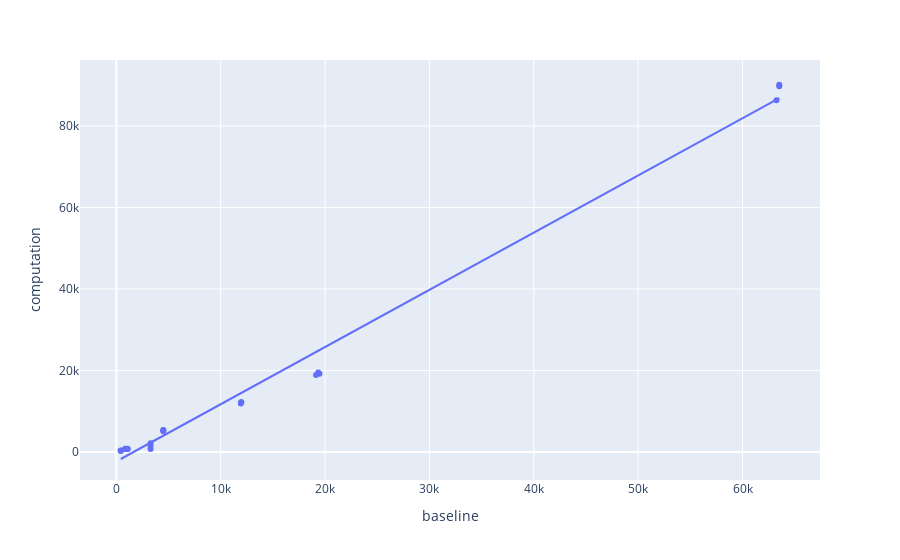

Notebook source saved alongside this figure:
### Code cell
plot_diagnostic(BE2_models['BE2_model'], X, y_true, 'CL', hover_data=['ISO'])

### Figure 1 — Plotly figure (JSON) as saved in the notebook; plotly's stock layout.template omitted (floating-point values rounded to 4 significant figures)
{"data": [{"customdata": [["BEL"], ["BEL"], ["BEL"], ["BRA"], ["BRA"], ["BRA"], ["CHE"], ["CHE"], ["CHE"], ["DEU"], ["DEU"], ["DEU"], ["FRA"], ["FRA"], ["FRA"], ["HUN"], ["HUN"], ["HUN"], ["NLD"], ["NLD"], ["NLD"], ["SEN"], ["SEN"], ["SEN"]], "hovertemplate": "baseline=%{x}<br>computation=%{y}<br>ISO=%{customdata[0]}<extra></extra>", "legendgroup": "", "marker": {"color": "#636efa", "symbol": "circle"}, "mode": "markers", "name": "", "orientation": "v", "showlegend": false, "type": "scatter", "x": [872.4, 859, 874, 63253, 63520.0, 63518, 423.7, 423.1, 423.4, 11962, 11971, 11930, 19350.0, 19460.0, 19130.0, 4499, 4499, 4497, 1066, 1075, 1059, 3278, 3278, 3278], "xaxis": "x", "y": [814.2, 803.4, 771.4, 86330.0, 89740.0, 90120.0, 344.2, 349.0, 350.5, 12200.0, 12200.0, 11920.0, 19490.0, 19240.0, 18880.0, 5404.0, 5341.0, 5102.0, 730.3, 744.4, 789.1, 1492.0, 750.7, 2168.0], "yaxis": "y"}, {"hovertemplate": "<b>OLS trendline</b><br>computation = 1.40306 * baseline + -2299.28<br>R<sup>2</sup>=0.991142<br><br>baseline=%{x}<br>computation=%{y} <b>(trend)</b><extra></extra>", "legendgroup": "", "marker": {"color": "#636efa", "symbol": "circle"}, "mode": "lines", "name": "", "showlegend": false, "type": "scatter", "x": [423.1, 423.4, 423.7, 859, 872.4, 874, 1059, 1066, 1075, 3278, 3278, 3278, 4497, 4499, 4499, 11930, 11962, 11971, 19130.0, 19350.0, 19460.0, 63253, 63520.0, 63518], "xaxis": "x", "y": [-1706.0, -1705.0, -1705.0, -1094.0, -1075.0, -1073.0, -813.4, -803.6, -791.0, 2300.0, 2300.0, 2300.0, 4010.0, 4013.0, 4013.0, 14440.0, 14480.0, 14500.0, 24540.0, 24850.0, 25010.0, 86450.0, 86820.0, 86820.0], "yaxis": "y"}], "layout": {"legend": {"tracegroupgap": 0}, "margin": {"t": 60}, "xaxis": {"anchor": "y", "domain": [0, 1], "title": {"text": "baseline"}}, "yaxis": {"anchor": "x", "domain": [0, 1], "title": {"text": "computation"}}}}
